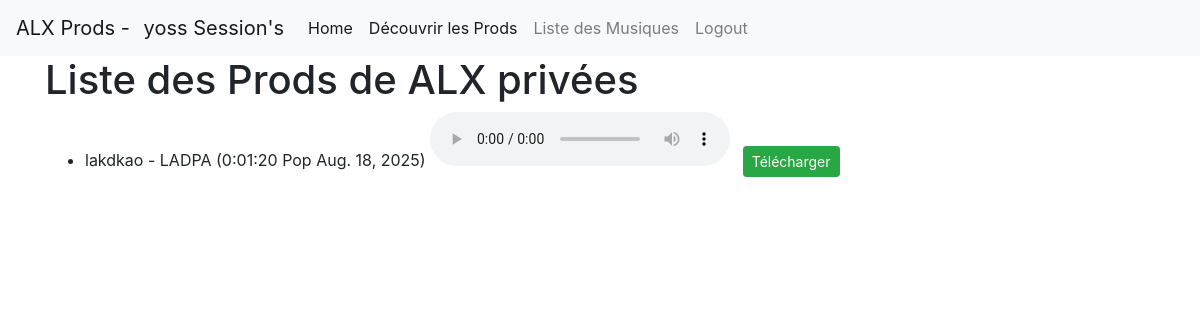
Page /list-musique/ (signed in) on the committed database.
### myapp/models.py (models this page shows)
class Musique(models.Model):
    titre = models.CharField(max_length=100)
    artiste = models.CharField(max_length=100)
    duree = models.DurationField()
    style = models.CharField(max_length=50)
    date_ajout = models.DateField(auto_now_add=True)
    fichier = models.FileField(upload_to='musiques/', blank=False, null=False)
    publique = models.BooleanField(default=False, help_text="Accessible à tous les utilisateurs ayant un compte")
    utilisateurs_autorises = models.ManyToManyField(settings.AUTH_USER_MODEL, blank=True, related_name='musiques_autorisees')
    utilisateurs_autorises_telechargement = models.ManyToManyField(settings.AUTH_USER_MODEL, blank=True, related_name='musiques_autorisees_telechargement')
    ecoutable_accueil = models.BooleanField(default=False, help_text="Musique de découverte")

### myapp/views.py (the view)
# urls.py: path('list-musique/', views.list_musique, name='list_musique'),
@login_required(login_url='register')
def list_musique(request):
    user = request.user
    musiques = Musique.objects.filter(
        models.Q(publique=True) |
        models.Q(utilisateurs_autorises=user)
    ).distinct()
    return render(request, 'listMusique.html', {'musiques': musiques})

### myapp/templates/listMusique.html (shortened to what this page needs)
{% extends "base.html" %}
{% block content %}
<h1>Liste des Prods de ALX privées</h1>
<link rel="stylesheet" href="https://cdn.plyr.io/3.7.8/plyr.css" />
<ul>
        {% for musique in musiques %}
        <li>
                {{ musique.titre }} - {{ musique.artiste }} ({{ musique.duree }} {{ musique.style }} {{ musique.date_ajout }})
                {% if musique.fichier %}
                        <audio class="js-player" controls>
                                <source src="{{ musique.fichier.url }}" type="audio/mpeg">
                        </audio>
                <a href="{{ musique.fichier.url }}" download class="btn btn-sm btn-success ml-2">Télécharger</a>
                {% endif %}
        </li>
        {% endfor %}
</ul>
{% endblock %}

### myapp/templates/base.html (shortened to what this page needs)
<!DOCTYPE html>
<html lang="en">
  <head>
    <link rel="stylesheet" href="https://stackpath.bootstrapcdn.com/bootstrap/4.3.1/css/bootstrap.min.css"  rel="stylesheet" />
  </head>
  <body>
    <nav class="navbar navbar-expand-lg navbar-light bg-light">
      <a class="navbar-brand" href="{% url 'home' %}">
        ALX Prods -
        {% if user.is_authenticated %}
          <span class="ml-2">{{ user.first_name|default:user.username }}</span>
        {% endif %} Session's
      </a>
      <div class="collapse navbar-collapse" id="navbarNav">
        <ul class="navbar-nav">
          <li class="nav-item active">
            <a class="nav-link" href="{% url 'home' %}">Home</a>
          </li>
          <li class="nav-item active">
            <a class="nav-link" href="{% url 'prods_libre' %}">Découvrir les Prods</a>
          </li>
          {% if user.is_authenticated %}
          <li class="nav-item">
            <a class="nav-link" href="{% url 'list_musique' %}">Liste des Musiques</a>
          </li>
          {% endif %}
          {% if user.is_authenticated %}
          <li class="nav-item">
            <a class="nav-link" href="{% url 'logout' %}">Logout</a>
          </li>
          {% endif %}
        </ul>
      </div>
    </nav>
    <div class="container">{% block content %} {% endblock %}</div>
  </body>
</html>

### rows in the picture
Musique: titre "lakdkao", artiste "LADPA", duree "0:01:20", style "Pop", date_ajout "Aug. 18, 2025"

### other values in the picture
{{ user.first_name|default:user.username }} "yoss"
